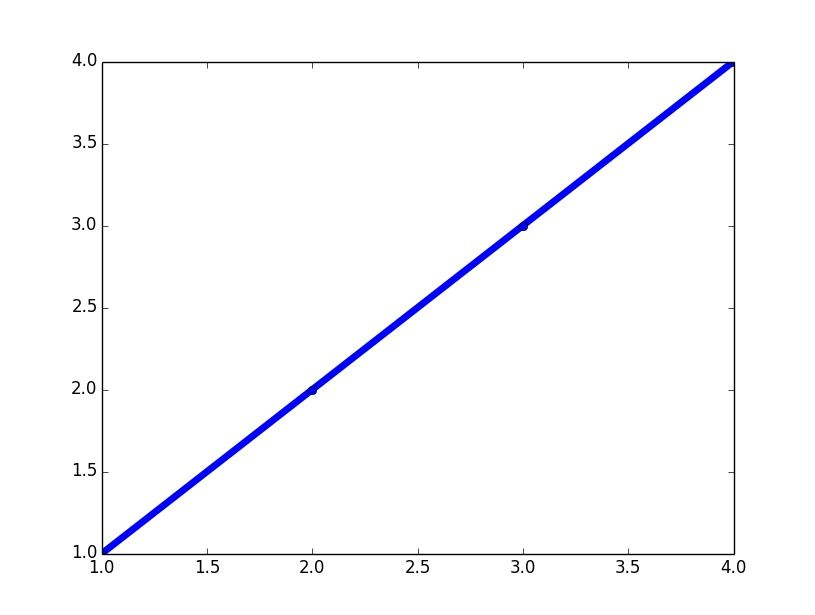

The Python source for this figure:
# -*- coding: utf-8 -*-
import matplotlib.pyplot as plt

def main():
    x = [1, 2, 3, 4]    # xの値
    y = [1, 2, 3, 4]    # yの値
    plt.plot(x, y, "-o", lw=5)  # 直線を引く
    plt.show()          # グラフ表示

if __name__ == '__main__':
    main()
